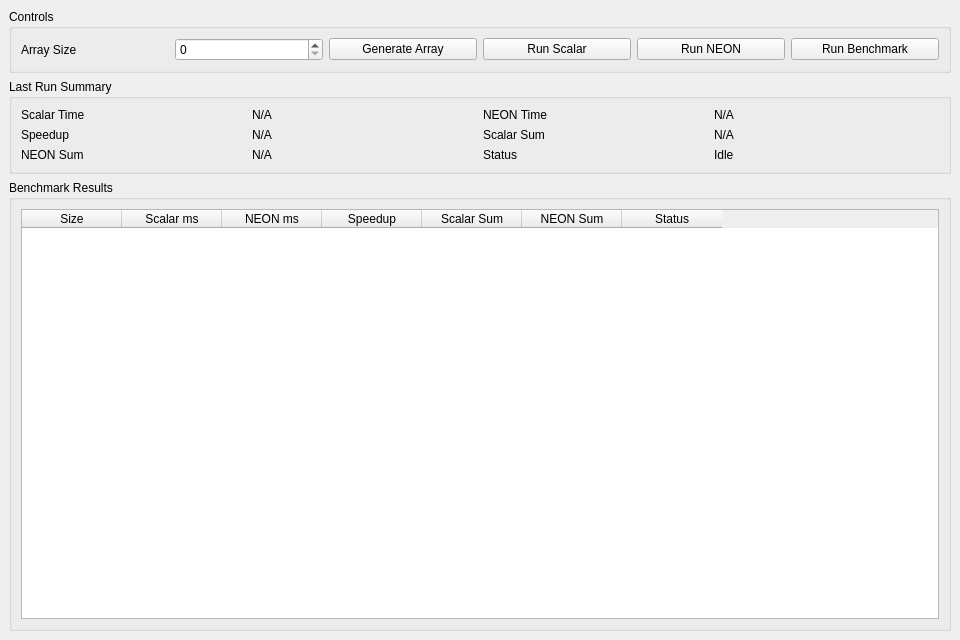
<?xml version="1.0" encoding="UTF-8"?>
<ui version="4.0">
 <class>MainWindow</class>
 <widget class="QMainWindow" name="MainWindow">
  <property name="geometry">
   <rect>
    <x>0</x>
    <y>0</y>
    <width>960</width>
    <height>640</height>
   </rect>
  </property>
  <property name="windowTitle">
   <string>ARM NEON Array Processor</string>
  </property>
  <widget class="QWidget" name="centralwidget">
   <layout class="QVBoxLayout" name="verticalLayout">
    <item>
     <widget class="QGroupBox" name="controlsGroupBox">
      <property name="title">
       <string>Controls</string>
      </property>
      <layout class="QHBoxLayout" name="horizontalLayout">
       <item>
        <widget class="QLabel" name="arraySizeLabel">
         <property name="text">
          <string>Array Size</string>
         </property>
        </widget>
       </item>
       <item>
        <widget class="QSpinBox" name="arraySizeSpinBox"/>
       </item>
       <item>
        <widget class="QPushButton" name="generateButton">
         <property name="text">
          <string>Generate Array</string>
         </property>
        </widget>
       </item>
       <item>
        <widget class="QPushButton" name="runScalarButton">
         <property name="text">
          <string>Run Scalar</string>
         </property>
        </widget>
       </item>
       <item>
        <widget class="QPushButton" name="runNeonButton">
         <property name="text">
          <string>Run NEON</string>
         </property>
        </widget>
       </item>
       <item>
        <widget class="QPushButton" name="runBenchmarkButton">
         <property name="text">
          <string>Run Benchmark</string>
         </property>
        </widget>
       </item>
      </layout>
     </widget>
    </item>
    <item>
     <widget class="QGroupBox" name="summaryGroupBox">
      <property name="title">
       <string>Last Run Summary</string>
      </property>
      <layout class="QGridLayout" name="gridLayout">
       <item row="0" column="0">
        <widget class="QLabel" name="scalarTimeLabel">
         <property name="text">
          <string>Scalar Time</string>
         </property>
        </widget>
       </item>
       <item row="0" column="1">
        <widget class="QLabel" name="scalarTimeValueLabel">
         <property name="text">
          <string>N/A</string>
         </property>
        </widget>
       </item>
       <item row="0" column="2">
        <widget class="QLabel" name="neonTimeLabel">
         <property name="text">
          <string>NEON Time</string>
         </property>
        </widget>
       </item>
       <item row="0" column="3">
        <widget class="QLabel" name="neonTimeValueLabel">
         <property name="text">
          <string>N/A</string>
         </property>
        </widget>
       </item>
       <item row="1" column="0">
        <widget class="QLabel" name="speedupLabel">
         <property name="text">
          <string>Speedup</string>
         </property>
        </widget>
       </item>
       <item row="1" column="1">
        <widget class="QLabel" name="speedupValueLabel">
         <property name="text">
          <string>N/A</string>
         </property>
        </widget>
       </item>
       <item row="1" column="2">
        <widget class="QLabel" name="scalarSumLabel">
         <property name="text">
          <string>Scalar Sum</string>
         </property>
        </widget>
       </item>
       <item row="1" column="3">
        <widget class="QLabel" name="scalarSumValueLabel">
         <property name="text">
          <string>N/A</string>
         </property>
        </widget>
       </item>
       <item row="2" column="0">
        <widget class="QLabel" name="neonSumLabel">
         <property name="text">
          <string>NEON Sum</string>
         </property>
        </widget>
       </item>
       <item row="2" column="1">
        <widget class="QLabel" name="neonSumValueLabel">
         <property name="text">
          <string>N/A</string>
         </property>
        </widget>
       </item>
       <item row="2" column="2">
        <widget class="QLabel" name="statusLabel">
         <property name="text">
          <string>Status</string>
         </property>
        </widget>
       </item>
       <item row="2" column="3">
        <widget class="QLabel" name="statusValueLabel">
         <property name="text">
          <string>Idle</string>
         </property>
        </widget>
       </item>
      </layout>
     </widget>
    </item>
    <item>
     <widget class="QGroupBox" name="resultsGroupBox">
      <property name="title">
       <string>Benchmark Results</string>
      </property>
      <layout class="QVBoxLayout" name="verticalLayout_2">
       <item>
        <widget class="QTableWidget" name="benchmarkTable">
         <column>
          <property name="text">
           <string>Size</string>
          </property>
         </column>
         <column>
          <property name="text">
           <string>Scalar ms</string>
          </property>
         </column>
         <column>
          <property name="text">
           <string>NEON ms</string>
          </property>
         </column>
         <column>
          <property name="text">
           <string>Speedup</string>
          </property>
         </column>
         <column>
          <property name="text">
           <string>Scalar Sum</string>
          </property>
         </column>
         <column>
          <property name="text">
           <string>NEON Sum</string>
          </property>
         </column>
         <column>
          <property name="text">
           <string>Status</string>
          </property>
         </column>
        </widget>
       </item>
      </layout>
     </widget>
    </item>
   </layout>
  </widget>
 </widget>
 <resources/>
 <connections/>
</ui>
